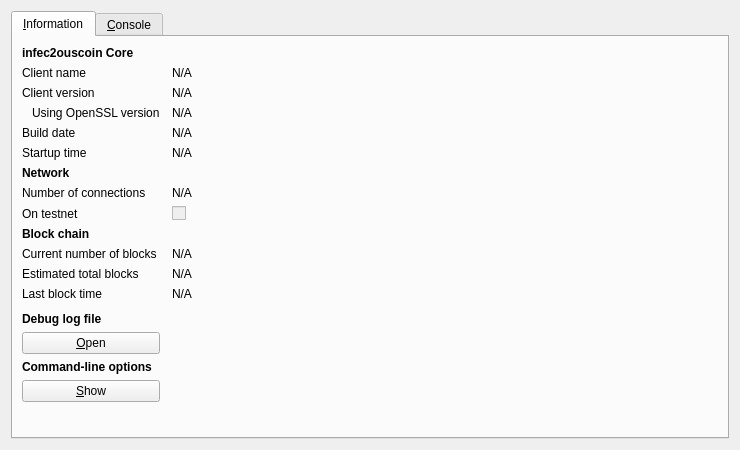
<?xml version="1.0" encoding="UTF-8"?>
<ui version="4.0">
 <class>RPCConsole</class>
 <widget class="QDialog" name="RPCConsole">
  <property name="geometry">
   <rect>
    <x>0</x>
    <y>0</y>
    <width>740</width>
    <height>450</height>
   </rect>
  </property>
  <property name="windowTitle">
   <string>infec2ouscoin - Debug window</string>
  </property>
  <layout class="QVBoxLayout" name="verticalLayout_2">
   <item>
    <widget class="QTabWidget" name="tabWidget">
     <property name="currentIndex">
      <number>0</number>
     </property>
     <widget class="QWidget" name="tab_info">
      <attribute name="title">
       <string>&amp;Information</string>
      </attribute>
      <layout class="QGridLayout" name="gridLayout" columnstretch="0,1">
       <property name="horizontalSpacing">
        <number>12</number>
       </property>
       <item row="0" column="0">
        <widget class="QLabel" name="label_9">
         <property name="font">
          <font>
           <weight>75</weight>
           <bold>true</bold>
          </font>
         </property>
         <property name="text">
          <string>infec2ouscoin Core</string>
         </property>
        </widget>
       </item>
       <item row="1" column="0">
        <widget class="QLabel" name="label_5">
         <property name="text">
          <string>Client name</string>
         </property>
        </widget>
       </item>
       <item row="1" column="1">
        <widget class="QLabel" name="clientName">
         <property name="cursor">
          <cursorShape>IBeamCursor</cursorShape>
         </property>
         <property name="text">
          <string>N/A</string>
         </property>
         <property name="textFormat">
          <enum>Qt::PlainText</enum>
         </property>
         <property name="textInteractionFlags">
          <set>Qt::LinksAccessibleByMouse|Qt::TextSelectableByKeyboard|Qt::TextSelectableByMouse</set>
         </property>
        </widget>
       </item>
       <item row="2" column="0">
        <widget class="QLabel" name="label_6">
         <property name="text">
          <string>Client version</string>
         </property>
        </widget>
       </item>
       <item row="2" column="1">
        <widget class="QLabel" name="clientVersion">
         <property name="cursor">
          <cursorShape>IBeamCursor</cursorShape>
         </property>
         <property name="text">
          <string>N/A</string>
         </property>
         <property name="textFormat">
          <enum>Qt::PlainText</enum>
         </property>
         <property name="textInteractionFlags">
          <set>Qt::LinksAccessibleByMouse|Qt::TextSelectableByKeyboard|Qt::TextSelectableByMouse</set>
         </property>
        </widget>
       </item>
       <item row="3" column="0">
        <widget class="QLabel" name="label_14">
         <property name="text">
          <string>Using OpenSSL version</string>
         </property>
         <property name="indent">
          <number>10</number>
         </property>
        </widget>
       </item>
       <item row="3" column="1">
        <widget class="QLabel" name="openSSLVersion">
         <property name="cursor">
          <cursorShape>IBeamCursor</cursorShape>
         </property>
         <property name="text">
          <string>N/A</string>
         </property>
         <property name="textFormat">
          <enum>Qt::PlainText</enum>
         </property>
         <property name="textInteractionFlags">
          <set>Qt::LinksAccessibleByMouse|Qt::TextSelectableByKeyboard|Qt::TextSelectableByMouse</set>
         </property>
        </widget>
       </item>
       <item row="4" column="0">
        <widget class="QLabel" name="label_12">
         <property name="text">
          <string>Build date</string>
         </property>
        </widget>
       </item>
       <item row="4" column="1">
        <widget class="QLabel" name="buildDate">
         <property name="cursor">
          <cursorShape>IBeamCursor</cursorShape>
         </property>
         <property name="text">
          <string>N/A</string>
         </property>
         <property name="textFormat">
          <enum>Qt::PlainText</enum>
         </property>
         <property name="textInteractionFlags">
          <set>Qt::LinksAccessibleByMouse|Qt::TextSelectableByKeyboard|Qt::TextSelectableByMouse</set>
         </property>
        </widget>
       </item>
       <item row="5" column="0">
        <widget class="QLabel" name="label_13">
         <property name="text">
          <string>Startup time</string>
         </property>
        </widget>
       </item>
       <item row="5" column="1">
        <widget class="QLabel" name="startupTime">
         <property name="cursor">
          <cursorShape>IBeamCursor</cursorShape>
         </property>
         <property name="text">
          <string>N/A</string>
         </property>
         <property name="textFormat">
          <enum>Qt::PlainText</enum>
         </property>
         <property name="textInteractionFlags">
          <set>Qt::LinksAccessibleByMouse|Qt::TextSelectableByKeyboard|Qt::TextSelectableByMouse</set>
         </property>
        </widget>
       </item>
       <item row="6" column="0">
        <widget class="QLabel" name="label_11">
         <property name="font">
          <font>
           <weight>75</weight>
           <bold>true</bold>
          </font>
         </property>
         <property name="text">
          <string>Network</string>
         </property>
        </widget>
       </item>
       <item row="7" column="0">
        <widget class="QLabel" name="label_7">
         <property name="text">
          <string>Number of connections</string>
         </property>
        </widget>
       </item>
       <item row="7" column="1">
        <widget class="QLabel" name="numberOfConnections">
         <property name="cursor">
          <cursorShape>IBeamCursor</cursorShape>
         </property>
         <property name="text">
          <string>N/A</string>
         </property>
         <property name="textFormat">
          <enum>Qt::PlainText</enum>
         </property>
         <property name="textInteractionFlags">
          <set>Qt::LinksAccessibleByMouse|Qt::TextSelectableByKeyboard|Qt::TextSelectableByMouse</set>
         </property>
        </widget>
       </item>
       <item row="8" column="0">
        <widget class="QLabel" name="label_8">
         <property name="text">
          <string>On testnet</string>
         </property>
        </widget>
       </item>
       <item row="8" column="1">
        <widget class="QCheckBox" name="isTestNet">
         <property name="enabled">
          <bool>false</bool>
         </property>
         <property name="text">
          <string/>
         </property>
        </widget>
       </item>
       <item row="9" column="0">
        <widget class="QLabel" name="label_10">
         <property name="font">
          <font>
           <weight>75</weight>
           <bold>true</bold>
          </font>
         </property>
         <property name="text">
          <string>Block chain</string>
         </property>
        </widget>
       </item>
       <item row="10" column="0">
        <widget class="QLabel" name="label_3">
         <property name="text">
          <string>Current number of blocks</string>
         </property>
        </widget>
       </item>
       <item row="10" column="1">
        <widget class="QLabel" name="numberOfBlocks">
         <property name="cursor">
          <cursorShape>IBeamCursor</cursorShape>
         </property>
         <property name="text">
          <string>N/A</string>
         </property>
         <property name="textFormat">
          <enum>Qt::PlainText</enum>
         </property>
         <property name="textInteractionFlags">
          <set>Qt::LinksAccessibleByMouse|Qt::TextSelectableByKeyboard|Qt::TextSelectableByMouse</set>
         </property>
        </widget>
       </item>
       <item row="11" column="0">
        <widget class="QLabel" name="label_4">
         <property name="text">
          <string>Estimated total blocks</string>
         </property>
        </widget>
       </item>
       <item row="11" column="1">
        <widget class="QLabel" name="totalBlocks">
         <property name="cursor">
          <cursorShape>IBeamCursor</cursorShape>
         </property>
         <property name="text">
          <string>N/A</string>
         </property>
         <property name="textFormat">
          <enum>Qt::PlainText</enum>
         </property>
         <property name="textInteractionFlags">
          <set>Qt::LinksAccessibleByMouse|Qt::TextSelectableByKeyboard|Qt::TextSelectableByMouse</set>
         </property>
        </widget>
       </item>
       <item row="12" column="0">
        <widget class="QLabel" name="label_2">
         <property name="text">
          <string>Last block time</string>
         </property>
        </widget>
       </item>
       <item row="12" column="1">
        <widget class="QLabel" name="lastBlockTime">
         <property name="cursor">
          <cursorShape>IBeamCursor</cursorShape>
         </property>
         <property name="text">
          <string>N/A</string>
         </property>
         <property name="textFormat">
          <enum>Qt::PlainText</enum>
         </property>
         <property name="textInteractionFlags">
          <set>Qt::LinksAccessibleByMouse|Qt::TextSelectableByKeyboard|Qt::TextSelectableByMouse</set>
         </property>
        </widget>
       </item>
       <item row="13" column="0">
        <spacer name="verticalSpacer_2">
         <property name="orientation">
          <enum>Qt::Vertical</enum>
         </property>
         <property name="sizeHint" stdset="0">
          <size>
           <width>20</width>
           <height>20</height>
          </size>
         </property>
        </spacer>
       </item>
       <item row="14" column="0">
        <widget class="QLabel" name="labelDebugLogfile">
         <property name="font">
          <font>
           <weight>75</weight>
           <bold>true</bold>
          </font>
         </property>
         <property name="text">
          <string>Debug log file</string>
         </property>
        </widget>
       </item>
       <item row="15" column="0">
        <widget class="QPushButton" name="openDebugLogfileButton">
         <property name="toolTip">
          <string>Open the infec2ouscoin debug log file from the current data directory. This can take a few seconds for large log files.</string>
         </property>
         <property name="text">
          <string>&amp;Open</string>
         </property>
         <property name="autoDefault">
          <bool>false</bool>
         </property>
        </widget>
       </item>
       <item row="16" column="0">
        <widget class="QLabel" name="labelCLOptions">
         <property name="font">
          <font>
           <weight>75</weight>
           <bold>true</bold>
          </font>
         </property>
         <property name="text">
          <string>Command-line options</string>
         </property>
        </widget>
       </item>
       <item row="17" column="0">
        <widget class="QPushButton" name="showCLOptionsButton">
         <property name="toolTip">
          <string>Show the infec2ouscoin-Qt help message to get a list with possible infec2ouscoin command-line options.</string>
         </property>
         <property name="text">
          <string>&amp;Show</string>
         </property>
         <property name="autoDefault">
          <bool>false</bool>
         </property>
        </widget>
       </item>
       <item row="18" column="0">
        <spacer name="verticalSpacer">
         <property name="orientation">
          <enum>Qt::Vertical</enum>
         </property>
         <property name="sizeHint" stdset="0">
          <size>
           <width>20</width>
           <height>40</height>
          </size>
         </property>
        </spacer>
       </item>
      </layout>
     </widget>
     <widget class="QWidget" name="tab_console">
      <attribute name="title">
       <string>&amp;Console</string>
      </attribute>
      <layout class="QVBoxLayout" name="verticalLayout_3">
       <property name="spacing">
        <number>3</number>
       </property>
       <item>
        <widget class="QTextEdit" name="messagesWidget">
         <property name="minimumSize">
          <size>
           <width>0</width>
           <height>100</height>
          </size>
         </property>
         <property name="readOnly">
          <bool>true</bool>
         </property>
         <property name="tabKeyNavigation" stdset="0">
          <bool>false</bool>
         </property>
         <property name="columnCount" stdset="0">
          <number>2</number>
         </property>
        </widget>
       </item>
       <item>
        <layout class="QHBoxLayout" name="horizontalLayout">
         <property name="spacing">
          <number>3</number>
         </property>
         <item>
          <widget class="QLabel" name="label">
           <property name="text">
            <string notr="true">&gt;</string>
           </property>
          </widget>
         </item>
         <item>
          <widget class="QLineEdit" name="lineEdit"/>
         </item>
         <item>
          <widget class="QPushButton" name="clearButton">
           <property name="maximumSize">
            <size>
             <width>24</width>
             <height>24</height>
            </size>
           </property>
           <property name="toolTip">
            <string>Clear console</string>
           </property>
           <property name="text">
            <string/>
           </property>
           <property name="icon">
            <iconset resource="../bitcoin.qrc">
             <normaloff>:/icons/remove</normaloff>:/icons/remove</iconset>
           </property>
           <property name="shortcut">
            <string notr="true">Ctrl+L</string>
           </property>
           <property name="autoDefault">
            <bool>false</bool>
           </property>
          </widget>
         </item>
        </layout>
       </item>
      </layout>
     </widget>
    </widget>
   </item>
  </layout>
 </widget>
 <resources>
  <include location="../bitcoin.qrc"/>
 </resources>
 <connections/>
</ui>
